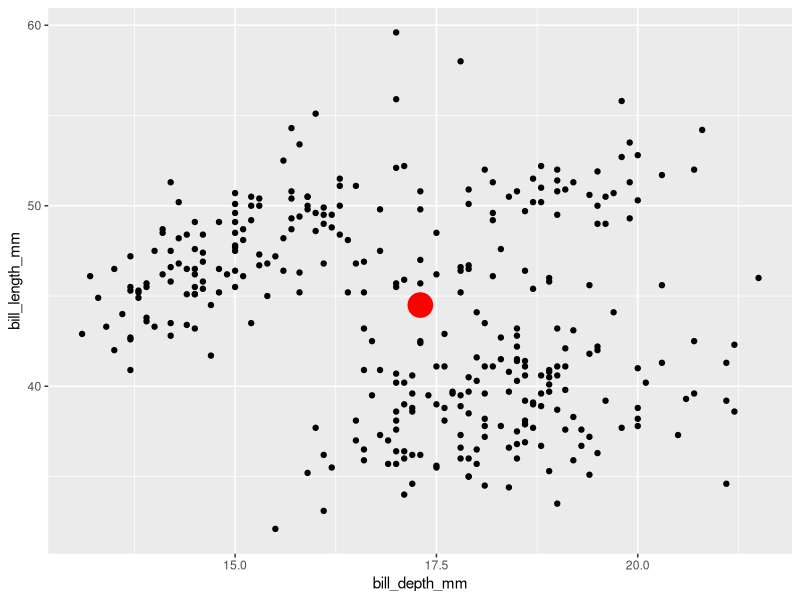
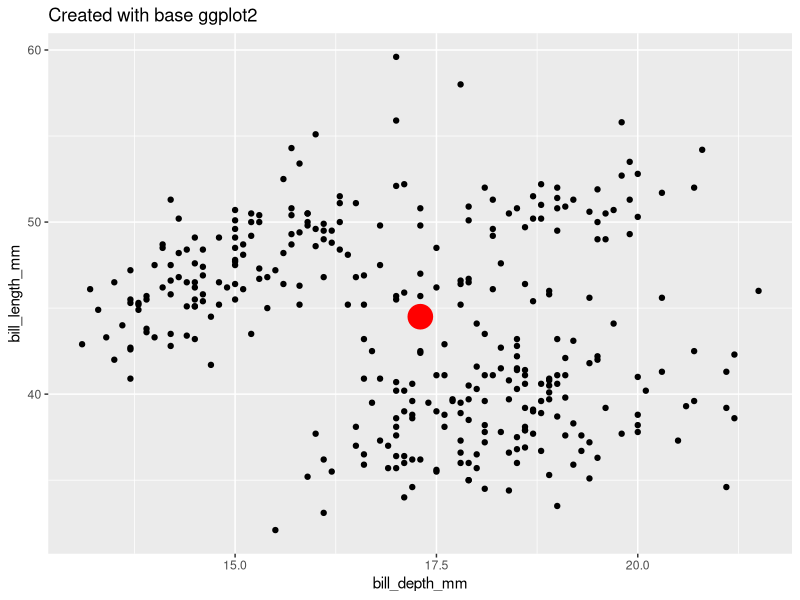
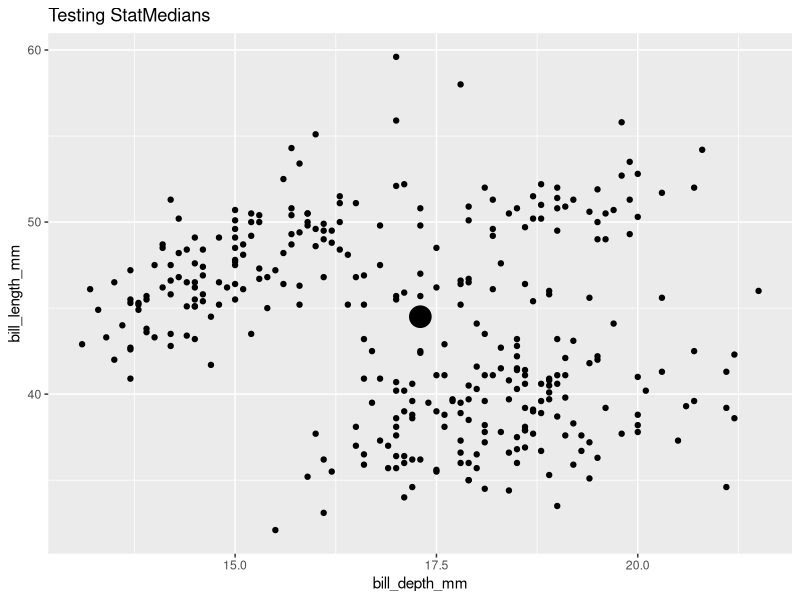
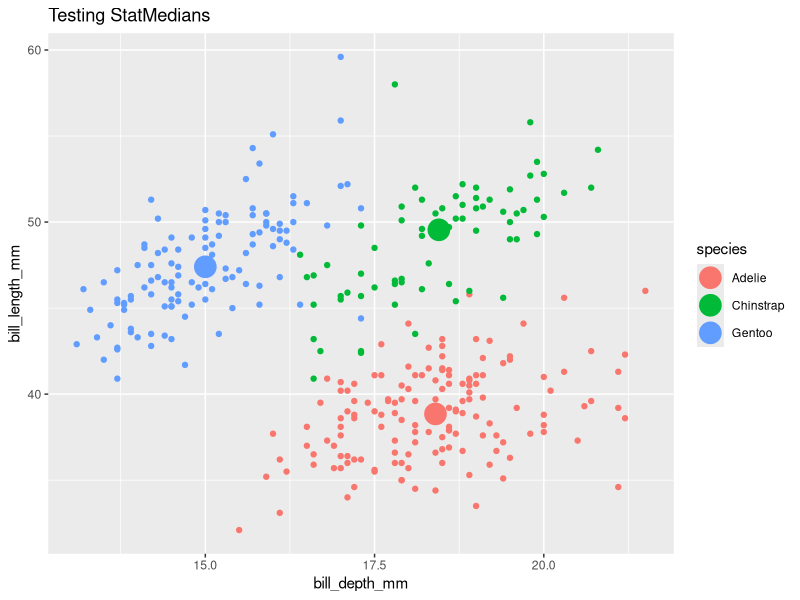
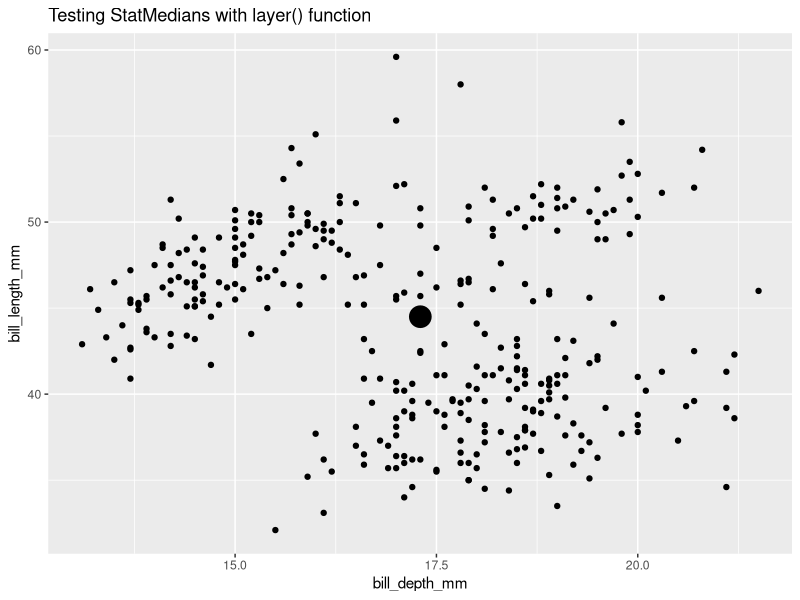
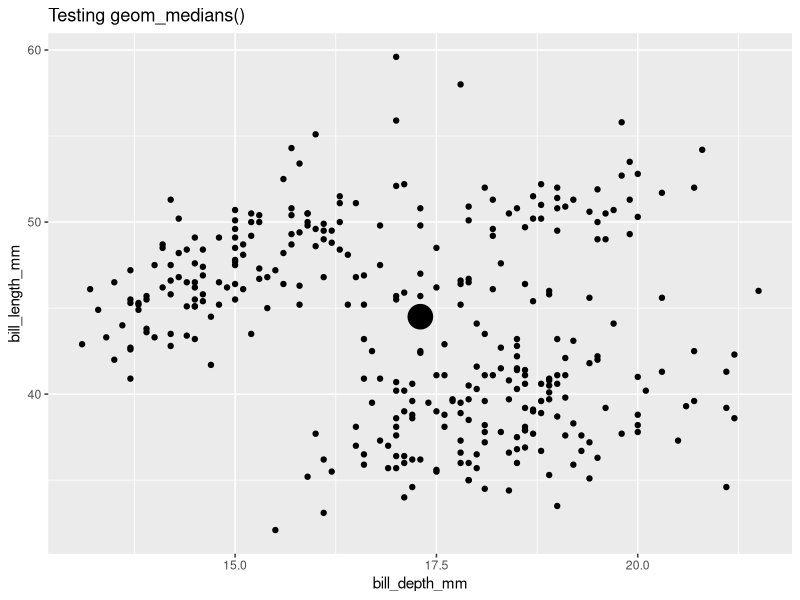
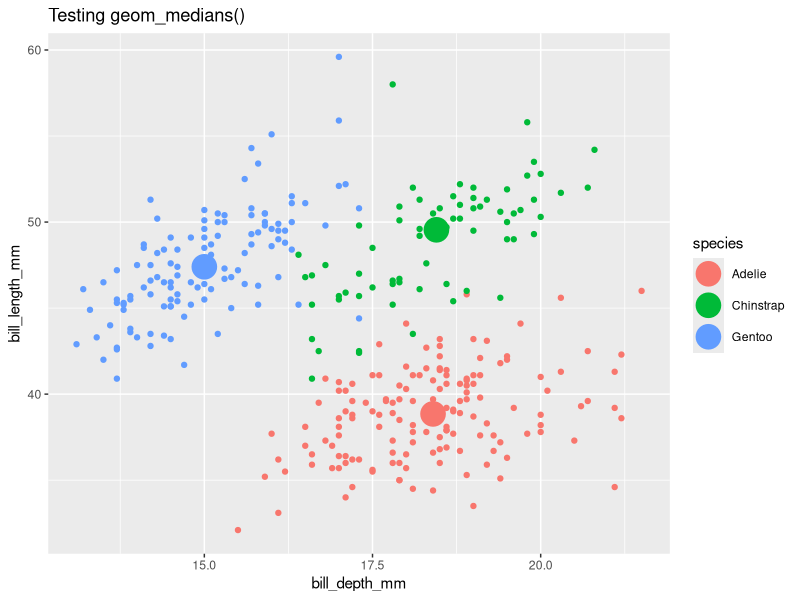
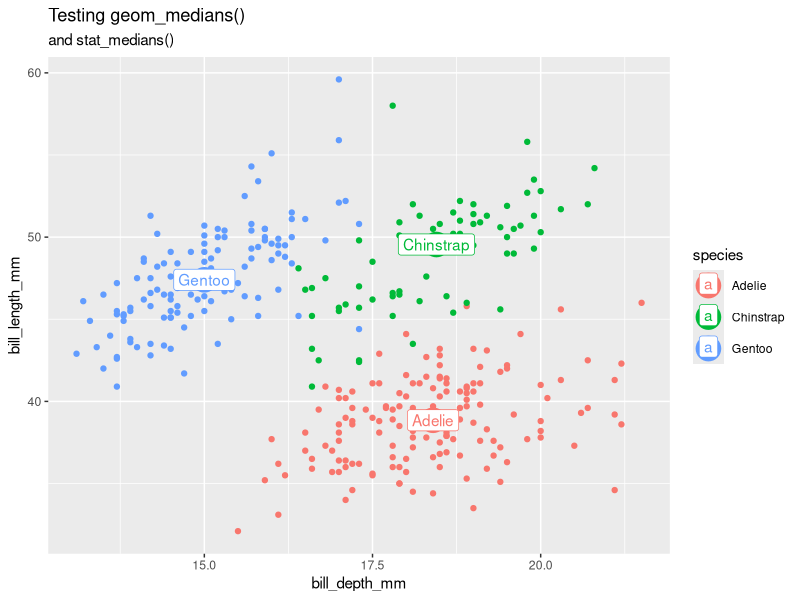

Here is the R script that generated these plots, in order:
## ---- chunk 1
library(tidyverse)
library(palmerpenguins)
penguins_clean <- remove_missing(penguins)

penguins_medians <- penguins_clean |>
  summarize(
    bill_length_mm_median = median(bill_length_mm),
    bill_depth_mm_median = median(bill_depth_mm)
  )

# Plot.
penguins_clean |>
  ggplot() +
  aes(x = bill_depth_mm, y = bill_length_mm) +
  geom_point() +
  geom_point(
    data = penguins_medians,
    aes(
      x = bill_depth_mm_median,
      y = bill_length_mm_median
    ),
    size = 8, color = "red"
  )
## ---- chunk 2
#| label: setup
#| include: false
knitr::opts_chunk$set(echo = TRUE, message = F, warning = F)
## ---- chunk 3
library(tidyverse)
library(palmerpenguins)
penguins_clean <- remove_missing(penguins)
glimpse(penguins_clean)
## ---- chunk 4
#| label: penguins
# Compute.
penguins_medians <- penguins_clean |>
  summarize(
    bill_length_mm_median = median(bill_length_mm),
    bill_depth_mm_median = median(bill_depth_mm)
  )

# Plot.
penguins_clean |>
  ggplot() +
  aes(x = bill_depth_mm, y = bill_length_mm) +
  geom_point() +
  geom_point(
    data = penguins_medians,
    aes(
      x = bill_depth_mm_median,
      y = bill_length_mm_median
    ),
    size = 8, color = "red"
  ) +
  labs(title = "Created with base ggplot2")
## ---- chunk 5
layer_data(
  plot = last_plot(),
  i = 2
) # layer 2, the computed means, is of interest
## ---- chunk 6
#| label: compute_group_medians

# Define compute.
compute_group_medians <- function(data, ...) {
  data |>
    summarize(
      x = median(x),
      y = median(y)
    )
}
## ---- chunk 7
# Test compute.
penguins_clean |>
  select(
    x = bill_depth_mm,
    y = bill_length_mm
  ) |>
  compute_group_medians()
## ---- chunk 8
#| label: StatMedians
StatMedians <-
  ggplot2::ggproto(
    `_class` = "StatMedians", # <1>
    `_inherit` = ggplot2::Stat, # <2>
    compute_group = compute_group_medians, # <3>
    required_aes = c("x", "y")
  ) # <4>
## ---- chunk 9
names(ggplot2::Stat) # which elements exist in Stat
ggplot2::Stat$required_aes # generic some kind of NULL behaivor
## ---- chunk 10
penguins_clean |>
  ggplot() +
  aes(
    x = bill_depth_mm,
    y = bill_length_mm
  ) +
  geom_point() +
  geom_point(stat = StatMedians, size = 7) +
  labs(title = "Testing StatMedians")
## ---- chunk 11
last_plot() +
  aes(color = species)
## ---- chunk 12
penguins_clean |>
  ggplot() +
  aes(
    x = bill_depth_mm,
    y = bill_length_mm
  ) +
  geom_point() +
  layer(
    geom = GeomPoint,
    stat = StatMedians,
    position = "identity",
    params = list(size = 7)
  ) +
  labs(title = "Testing StatMedians with layer() function")
## ---- chunk 13
#| label: geom_point_medians

# user-facing function
stat_medians <- function(mapping = NULL, data = NULL,
                         geom = "point", position = "identity",
                         ..., show.legend = NA, inherit.aes = TRUE) {
  layer(
    data = data, mapping = mapping, stat = StatMedians,
    geom = geom, position = position, show.legend = show.legend,
    inherit.aes = inherit.aes, params = rlang::list2(
      na.rm = FALSE,
      ...
    )
  )
}
## ---- chunk 14
stat_identity
## ---- chunk 15
geom_medians <- stat_medians
## ---- chunk 16
## Test user-facing.
penguins_clean |>
  ggplot() +
  aes(x = bill_depth_mm, y = bill_length_mm) +
  geom_point() +
  geom_medians(size = 8) +
  labs(title = "Testing geom_medians()")
## ---- chunk 17
last_plot() +
  aes(color = species)
## ---- chunk 18
last_plot() +
  stat_medians(geom = "label", aes(label = species)) +
  labs(subtitle = "and stat_medians()")
## ---- chunk 19
library(tidyverse)

# Step 1. Define compute
compute_group_medians <- function(data, scales) {
  data |>
    summarise(x = median(x), y = median(y))
}

# Step 2. Define Stat
StatMedians <- ggproto(
  `_class` = "StatMedians",
  `_inherit` = Stat,
  required_aes = c("x", "y"),
  compute_group = compute_group_medians
)

# Step 3. Define user-facing functions

## define stat_*()
stat_medians <- function(mapping = NULL, data = NULL,
                         geom = "point", position = "identity",
                         ..., show.legend = NA, inherit.aes = TRUE) {
  layer(
    data = data, mapping = mapping, stat = StatMedians,
    geom = geom, position = position, show.legend = show.legend,
    inherit.aes = inherit.aes, params = rlang::list2(
      na.rm = FALSE,
      ...
    )
  )
}

## define geom_*()
geom_medians <- stat_medians
